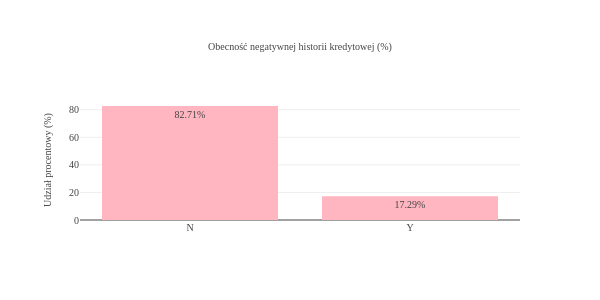

Write notebook code for a chart like this one.
### Code cell
counts = (data_proc['cb_person_default_on_file']
          .value_counts(normalize=True)  
          .sort_values(ascending=False)) 


fig = px.bar(
    x=counts.index,
    y=counts.values * 100,  
    text=[f"{v*100:.2f}%" for v in counts.values],  
    template='presentation',
    title='cb_person_default_on_file',
    color_discrete_sequence=custom_pink
)


fig.update_layout(
    width=600,
    height=300,
    title=dict(
        text='Obecność negatywnej historii kredytowej (%)',
        x=0.5,
        xanchor='center',
        font=dict(size=10)),
    font=dict(  
        family="Times New Roman",
        size=10
    ),
    xaxis=dict(
        title=dict(text='', font=dict(size=10)),
        tickfont=dict(size=10)
    ),
    yaxis=dict(
        title=dict(text='Udział procentowy (%)', font=dict(size=10)),
        tickfont=dict(size=10)
    )
)

fig.update_traces(textfont_size=10)

fig.show()

### Figure 1 — Plotly figure (JSON) as saved in the notebook; plotly's stock layout.template omitted (floating-point values rounded to 4 significant figures)
{"data": [{"hovertemplate": "x=%{x}<br>y=%{y}<br>text=%{text}<extra></extra>", "legendgroup": "", "marker": {"color": "#FFB6C1", "pattern": {"shape": ""}}, "name": "", "orientation": "v", "showlegend": false, "text": ["82.71%", "17.29%"], "textfont": {"size": 10}, "textposition": "auto", "type": "bar", "x": ["N", "Y"], "xaxis": "x", "y": [82.71, 17.29], "yaxis": "y"}], "layout": {"barmode": "relative", "font": {"family": "Times New Roman", "size": 10}, "height": 300, "legend": {"tracegroupgap": 0}, "title": {"font": {"size": 10}, "text": "Obecność negatywnej historii kredytowej (%)", "x": 0.5, "xanchor": "center"}, "width": 600, "xaxis": {"anchor": "y", "domain": [0, 1], "tickfont": {"size": 10}, "title": {"font": {"size": 10}, "text": ""}}, "yaxis": {"anchor": "x", "domain": [0, 1], "tickfont": {"size": 10}, "title": {"font": {"size": 10}, "text": "Udział procentowy (%)"}}}}
